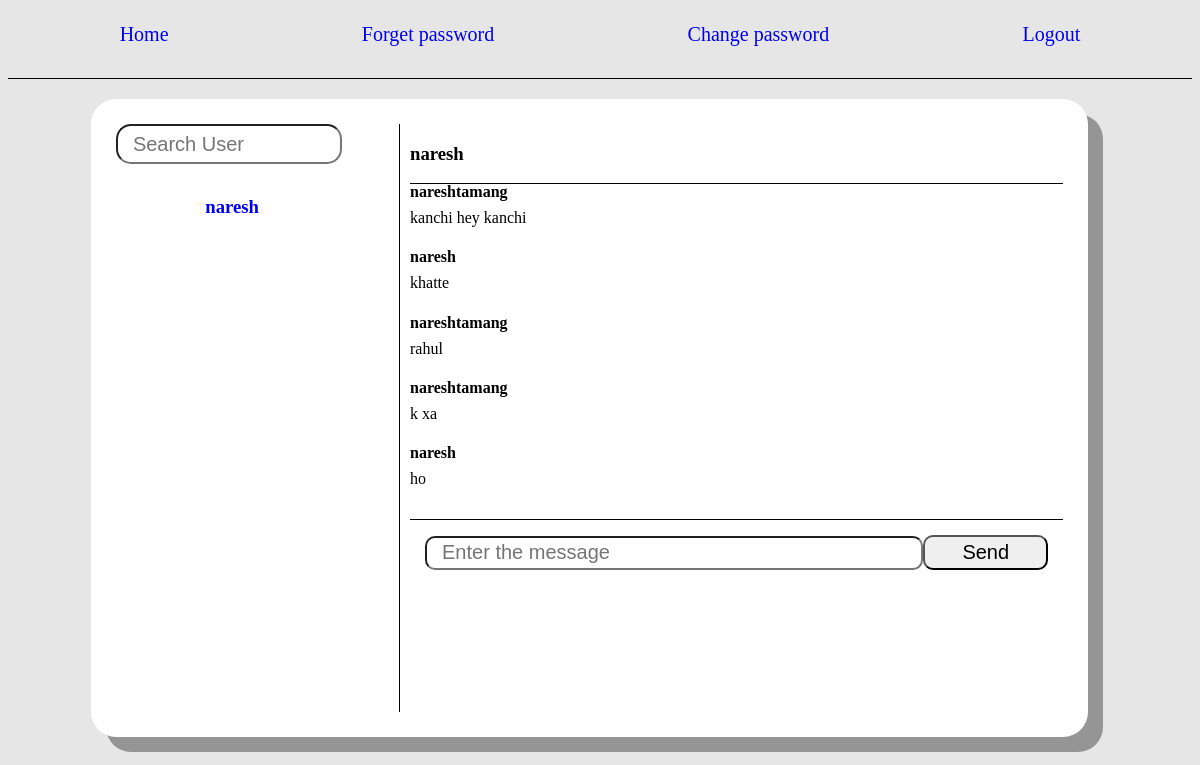
The page /chat/3/ (signed in) on the database its author committed.
### chat/models.py (models this page shows, shortened)
class Room(models.Model):
    user1 = models.CharField(max_length=150)
    user2 = models.CharField(max_length=150)

class Chat(models.Model):
    message = models.TextField()
    send_date = models.DateTimeField(default = datetime.now)
    room = models.ForeignKey(Room, on_delete=models.CASCADE)
    msg_from = models.ForeignKey(User, on_delete=models.CASCADE, related_name='%(class)s_msg_from')
    msg_to = models.ForeignKey(User, on_delete=models.CASCADE, related_name="msg_to")

### user/models.py (models this page shows, shortened)
class User(AbstractUser):
    is_verified = models.BooleanField(default=False)

### chat/views.py (the view)
# urls.py: path("", views.mainHome, name = 'home'),
def home(request, pk):
    user = request.user
    user_rooms = Room.objects.filter(Q(user1 = user.username) | Q(user2 = user.username))
    room = Room.objects.filter(id = pk).first()
    chats = Chat.objects.filter(room = room)
    return render(request, 'chat/home.html', {'pk': pk, 'user': user, 'room': room, "user_rooms": user_rooms, "chats": chats})

### chat/templates/chat/home.html (shortened to what this page needs)
{% extends 'user/extend.html' %}{% block content %}
<div class="messages-main">
  <div class="list">
    <input
      id="search-input"
      onkeyup="get_data_using_ajax()"
      onkeydown="empty_div()"
      class="search_input"
      type="text"
      placeholder="Search User"
    />
    <div class="user_lists">
      {% for user_room in user_rooms %}
      <a style="text-decoration: none" href="{% url "chat-home" user_room.id %}">
        <div class="user"><h3>{% if request.user.username == user_room.user1 %}
          {{user_room.user2}}
          {% else %}
          {{user_room.user1}}
          {% endif %}</div>
      </a>
      {% endfor %}
    </div>
  </div>
  <div class="message-field">
    <div class="heading"><h3 id = "receiver">{% if request.user.username == room.user1 %}
      {{room.user2}}
      {% else %}
      {{room.user1}}
      {% endif %}</h3></div>
    <div class="messages_box">
      <div id="message-box" class="text-messages">
        {% for chat in chats %}
        {% if chat.msg_from != request.user %}
        <div class="friend-message">
          <p><h4 style = "margin-bottom: -10px">{{ chat.msg_from.username }}</h4><br />{{ chat.message }}</p>
        </div>
        {% else %}
        <div class="own-message">
          <p><h4 style = "margin-bottom: -10px">{{ chat.msg_from.username }}</h4><br />{{ chat.message }}</p>
        </div>
        {% endif %}
        {% endfor %}
      </div>
      <div class="message_input">
        <input
          class="text_input"
          id="text_input"
          type="text"
          placeholder="Enter the message"
        /><button id="submit" class="submit" type="submit">Send</button>
      </div>
    </div>
  </div>
</div>
{% endblock %}

### user/static/user/style.css (style rules this page uses)
body { background-color: #e6e6e6; }

### chat/templates/chat/home.html (style rules this page uses)
.messages-main { background-color: white; width: 80%; height: 75%; padding: 25px; display: grid; grid-template-columns: 30% 70%; margin-left: 7%; border-radius: 25px; box-shadow: 15px 15px #969595; margin-top: 20px; }
.list { border-right: 1px solid black; }
.search_input { width: 80%; height: 40px; padding: 15px; font-size: 20px; border-radius: 15px; }
.user_lists { margin-top: 5px; }
.user { width: 80%; margin-top: 10px; padding: 3px; text-align: center; border-radius: 25px; }
.message-field { margin-left: 10px; }
.heading { border-bottom: 1px solid black; }
.text-messages { height: 320px; overflow-y: auto; }
.text_input { width: 80%; height: 30px; font-size: 20px; padding: 15px; border-radius: 10px; }
.message_input { margin-top: 15px; border-top: black solid 1px; padding: 15px; }
.submit { height: 35px; font-size: 20px; border-radius: 10px; width: 20%; }

### rows shown on the page
Room: user1 "naresh"
Room: user1 "naresh"
Chat: msg_from.username "nareshtamang", message "kanchi hey kanchi"
Chat: msg_from.username "naresh", message "khatte"
Chat: msg_from.username "nareshtamang", message "rahul"
Chat: msg_from.username "nareshtamang", message "k xa"
Chat: msg_from.username "naresh", message "ho"
